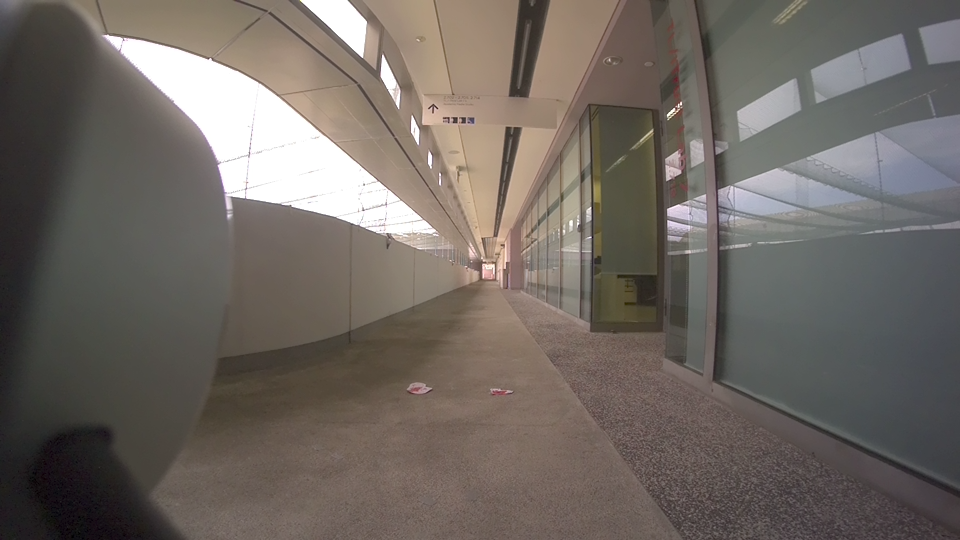
#> input picture image5.png, 960 x 540 px
$ jupyter execute detect_marker.ipynb
#> lines starting #> are read from the running program, lines starting #| are printed output that depends on the picture; after the words box and inside, x2 and y2 are one past the last pixel; in counts of white or black regions, pixels touching at a corner belong together
[cell 1]
print("hello")

[cell 2]
import cv2
import numpy as np

color = np.uint8([[[62, 45, 142 ]]])
hsv = cv2.cvtColor(color, cv2.COLOR_BGR2HSV)
hsv_full = cv2.cvtColor(color, cv2.COLOR_BGR2HSV_FULL)
print( hsv )
print( hsv_full )

[cell 3]
import cv2
import numpy as np

# Read image
image = cv2.imread('image5.png')
#> image is the input picture: shape (540, 960, 3); mean B, G, R 98.4, 104.3, 111.5

# Convert to HSV color space
hsv_image = cv2.cvtColor(image, cv2.COLOR_BGR2HSV)
#> hsv_image: shape (540, 960, 3); mean H, S, V 39.8, 36.9, 113
rgb_image = cv2.cvtColor(hsv_image, cv2.COLOR_HSV2BGR)


# Define range of red color in HSV
# lower_red = np.array([0, 50, 50])
# upper_red = np.array([5, 255, 255])
lower_red = np.array([170, 80, 80])
upper_red = np.array([179, 200, 200])

# Threshold the HSV image to get only red colors
mask = cv2.inRange(hsv_image, lower_red, upper_red)
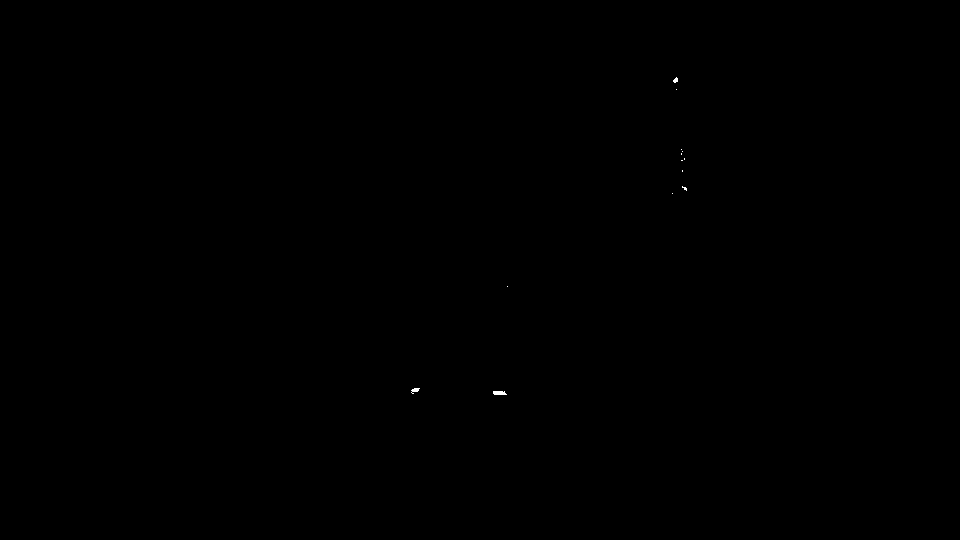
#> mask: shape (540, 960); 0.02% white; 13 white regions (10 under 20 px)
output = cv2.bitwise_and(image, image, mask = mask)
# output = cv2.cvtColor(output, cv2.COLOR_HSV2BGR)

# Find contours
contours, _ = cv2.findContours(mask, cv2.RETR_EXTERNAL, cv2.CHAIN_APPROX_SIMPLE)
#> contours = 13 contours, 12 with area under 20; largest, box (x1, y1, x2, y2) and area: (493, 391, 507, 395) 34

# Draw bounding boxes around detected blobs
for contour in contours:
    x, y, w, h = cv2.boundingRect(contour)
    if (w*h > 50) and (y > 160):
        cv2.rectangle(image, (x, y), (x + w, y + h), (0, 255, 0), 2)
#> this loop made 13 passes
#> (x, y, w, h) on passes 1, 2, 3, 4, 5, 10, 11, 12, 13: (493, 391, 14, 4), (411, 388, 9, 6), (507, 286, 1, 1), (672, 193, 1, 1), (682, 186, 5, 5), (682, 151, 1, 1), (681, 149, 1, 1), (676, 89, 1, 1), (673, 77, 5, 6)
#> (contour, x, y, w, h) on passes 6 to 9: ([[682, 170], [682, 171]], 682, 170, 1, 2), ([[681, 160], [682, 160]], 681, 160, 2, 1), ([[684, 158], [684, 159]], 684, 158, 1, 2), ([[681, 153], [681, 154]], 681, 153, 1, 2)
#> image: shape (540, 960, 3); 0.04% of pixels changed, all inside (x1, y1, x2, y2) = (410, 387, 509, 397)

# Display result
cv2.imshow('Color Blob Detection', image)
cv2.waitKey(0)
cv2.destroyAllWindows()
